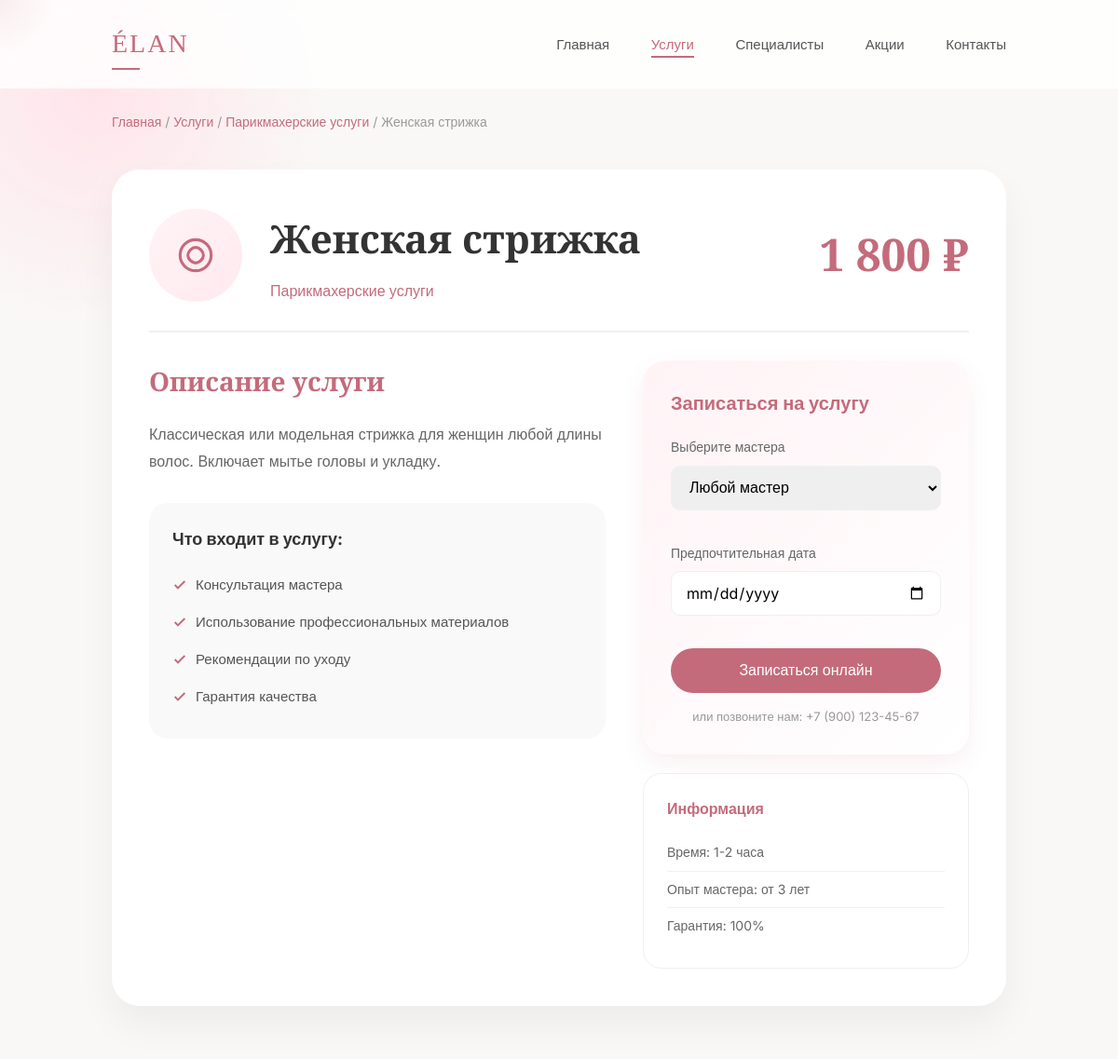
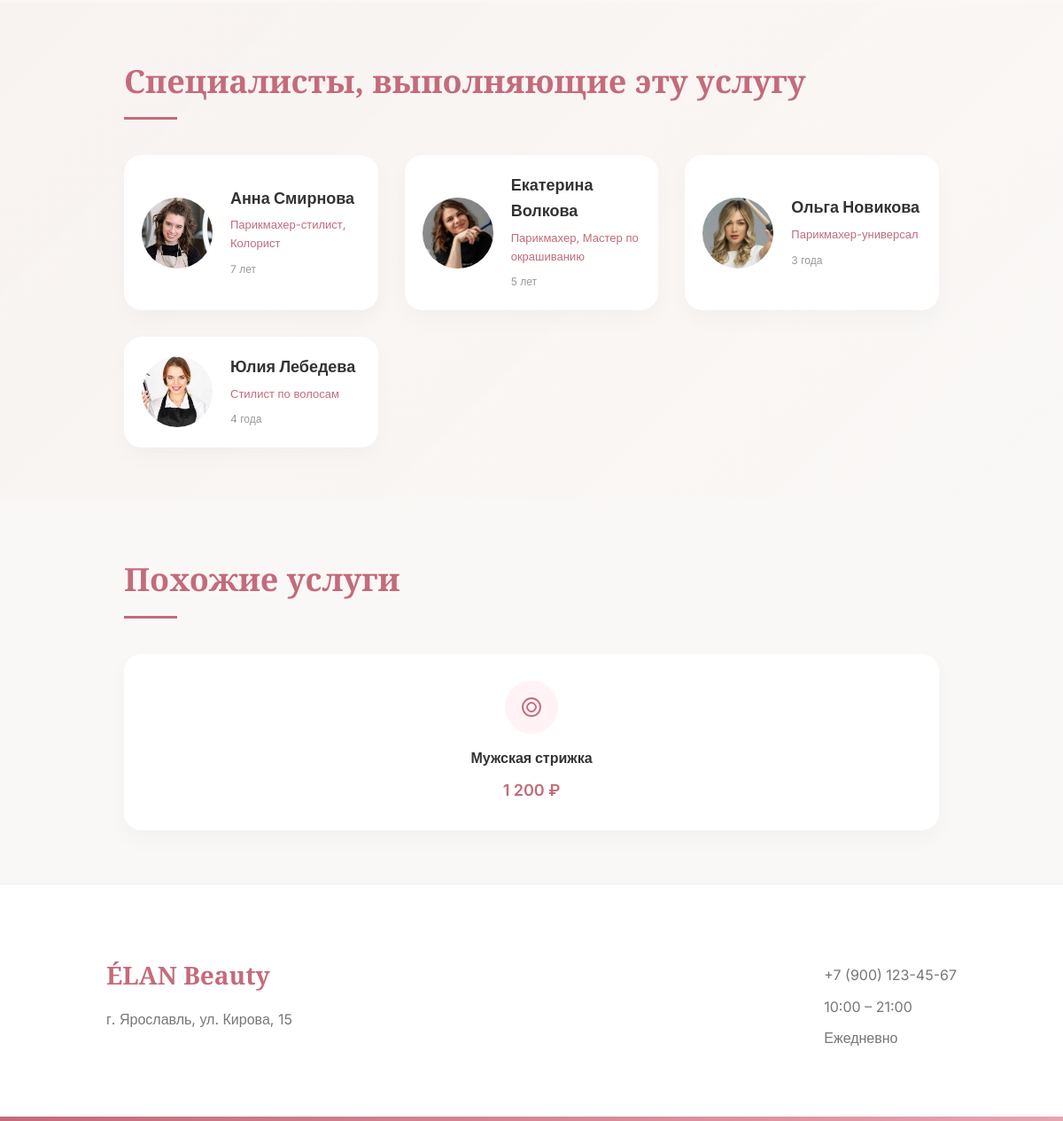
Screenshot of /service.php?id=1 with the database file from the repository (2 pictures, top to bottom).
### tables this page shows
CREATE TABLE `services` (
  `id` int(11) NOT NULL,
  `name` varchar(255) NOT NULL,
  `description` text DEFAULT NULL,
  `price` decimal(10,2) NOT NULL,
  `category` varchar(100) DEFAULT NULL
);

CREATE TABLE `specialists` (
  `id` int(11) NOT NULL,
  `name` varchar(255) NOT NULL,
  `specialization` varchar(255) DEFAULT NULL,
  `experience` int(11) DEFAULT NULL,
  `photo` varchar(255) DEFAULT NULL
);

### service.php (the view, shortened to what this page needs)
<?php
require_once 'config.php';
$service_id = isset($_GET['id']) ? (int)$_GET['id'] : 0;
$stmt = $pdo->prepare("SELECT * FROM services WHERE id = ?");
$stmt->execute([$service_id]);
$service = $stmt->fetch();
$stmt = $pdo->prepare("
    SELECT s.* FROM specialists s
    JOIN service_specialist ss ON s.id = ss.specialist_id
    WHERE ss.service_id = ?
    ORDER BY s.name
");
$stmt->execute([$service_id]);
$specialists = $stmt->fetchAll();
$stmt = $pdo->prepare("
    SELECT * FROM services
    WHERE category = ? AND id != ?
    LIMIT 3
");
$stmt->execute([$service['category'], $service_id]);
$similar_services = $stmt->fetchAll();
function formatPrice($price) {
    return number_format($price, 0, '', ' ') . ' ₽';
}
function getServiceIcon($category) {
    switch ($category) {
        case 'Парикмахерские услуги':
            return '<svg viewBox="0 0 24 24" fill="none" stroke="currentColor" stroke-width="1.5"><path d="M12 8c-2 0-4 2-4 4s2 4 4 4 4-2 4-4-2-4-4-4z"/><path d="M20 12c0 4.4-3.6 8-8 8s-8-3.6-8-8 3.6-8 8-8 8 3.6 8 8z"/></svg>';
    }
}
?>
<!DOCTYPE html>
<html lang="ru">
<head>
    <link rel="stylesheet" href="css/common.css">
    <link rel="stylesheet" href="css/service.css">
</head>
<body>
    <div class="cursor"></div>
    <header>
        <div class="logo">ÉLAN</div>
        <nav>
            <a href="index.php">Главная</a>
            <a href="services.php" class="active">Услуги</a>
            <a href="specialists.php">Специалисты</a>
            <a href="promotions.php">Акции</a>
            <a href="contacts.php">Контакты</a>
        </nav>
    </header>
    <div class="breadcrumbs">
        <a href="index.php">Главная</a> /
        <a href="services.php">Услуги</a> /
        <a href="services.php?category=<?= urlencode($service['category']) ?>"><?= htmlspecialchars($service['category']) ?></a> /
        <span><?= htmlspecialchars($service['name']) ?></span>
    </div>
    <section class="service-detail">
        <div class="service-container">
            <div class="service-header">
                <div class="service-icon-large">
                    <?= getServiceIcon($service['category']) ?>
                </div>
                <div class="service-title-section">
                    <h1 class="service-title"><?= htmlspecialchars($service['name']) ?></h1>
                    <p class="service-category"><?= htmlspecialchars($service['category']) ?></p>
                </div>
                <div class="service-price-large">
                    <?= formatPrice($service['price']) ?>
                </div>
            </div>
            <div class="service-content">
                <div class="service-description-section">
                    <h2>Описание услуги</h2>
                    <p class="service-full-description"><?= nl2br(htmlspecialchars($service['description'])) ?></p>
                    <div class="service-features">
                        <h3>Что входит в услугу:</h3>
                        <ul>
                            <li>Консультация мастера</li>
                            <li>Использование профессиональных материалов</li>
                            <li>Рекомендации по уходу</li>
                            <li>Гарантия качества</li>
                        </ul>
                    </div>
                </div>
                <div class="service-sidebar">
                    <div class="booking-card">
                        <h3>Записаться на услугу</h3>
                        <form action="booking.php" method="GET" class="quick-booking">
                            <div class="form-group">
                                <label>Выберите мастера</label>
                                <select name="specialist_id" required>
                                    <option value="">Любой мастер</option>
                                </select>
                            </div>
                            <div class="form-group">
                                <label>Предпочтительная дата</label>
                                <input type="date" name="date" min="<?= date('Y-m-d') ?>" required>
                            </div>
                            <button type="submit" class="btn-primary btn-block">Записаться онлайн</button>
                        </form>
                        <p class="booking-note">или позвоните нам: +7 (900) 123-45-67</p>
                    </div>
                    <div class="service-info-card">
                        <h4>Информация</h4>
                        <ul>
                            <li>Время: 1-2 часа</li>
                            <li>Опыт мастера: от 3 лет</li>
                            <li>Гарантия: 100%</li>
                        </ul>
                    </div>
                </div>
            </div>
        </div>
    </section>
    <?php if (!empty($specialists)): ?>
    <section class="service-specialists">
        <div class="container">
            <h2>Специалисты, выполняющие эту услугу</h2>
            <div class="specialists-grid">
                <?php foreach ($specialists as $specialist): ?>
                    <a href="specialist.php?id=<?= $specialist['id'] ?>" class="specialist-card-mini">
                        <div class="specialist-mini-image">
                            <?php if ($specialist['photo'] && file_exists($specialist['photo'])): ?>
                                <img src="<?= htmlspecialchars($specialist['photo']) ?>" alt="<?= htmlspecialchars($specialist['name']) ?>">
                            <?php else: ?>
                                <div class="specialist-mini-placeholder">
                                    <?= mb_substr($specialist['name'], 0, 1) ?>
                                </div>
                            <?php endif; ?>
                        </div>
                        <div class="specialist-mini-info">
                            <h4><?= htmlspecialchars($specialist['name']) ?></h4>
                            <p><?= htmlspecialchars($specialist['specialization']) ?></p>
                            <span class="experience"><?= $specialist['experience'] ?> <?= getYearWord($specialist['experience']) ?></span>
                        </div>
                    </a>
                <?php endforeach; ?>
            </div>
        </div>
    </section>
    <?php endif; ?>
    <?php if (!empty($similar_services)): ?>
    <section class="similar-services">
        <div class="container">
            <h2>Похожие услуги</h2>
            <div class="similar-grid">
                <?php foreach ($similar_services as $similar): ?>
                    <a href="service.php?id=<?= $similar['id'] ?>" class="similar-card">
                        <div class="similar-icon">
                            <?= getServiceIcon($similar['category']) ?>
                        </div>
                        <h4><?= htmlspecialchars($similar['name']) ?></h4>
                        <p class="similar-price"><?= formatPrice($similar['price']) ?></p>
                    </a>
                <?php endforeach; ?>
            </div>
        </div>
    </section>
    <?php endif; ?>
    <footer>
        <div>
            <h3>ÉLAN Beauty</h3>
            <p>г. Ярославль, ул. Кирова, 15</p>
        </div>
        <div>
            <p>+7 (900) 123-45-67</p>
            <p>10:00 – 21:00</p>
            <p>Ежедневно</p>
        </div>
    </footer>
</body>
</html>
<?php
function getYearWord($years) {
    $years = $years % 100;
    $last = $years % 10;
    if ($last >= 2 && $last <= 4) return 'года';
    return 'лет';
}
?>

### css/common.css (style rules this page uses)
* { margin: 0; padding: 0; box-sizing: border-box; }
body { font-family: 'Inter', sans-serif; background: #faf8f6; color: #333; overflow-x: hidden; line-height: 1.6; }
a { text-decoration: none; color: inherit; }
nav a { color: #555; }
body::before { content: ""; position: fixed; width: 500px; height: 500px; background: radial-gradient(circle, #ffe4ea, transparent 70%); top: -150px; left: -150px; z-index: -1; animation: float 20s infinite alternate; }
body::after { content: ""; position: fixed; width: 400px; height: 400px; background: radial-gradient(circle, #fff0e6, transparent 70%); bottom: -150px; right: -150px; z-index: -1; animation: float 15s infinite alternate-reverse; }
.cursor { position: fixed; width: 120px; height: 120px; border-radius: 50%; background: radial-gradient(circle, rgba(196, 107, 123, 0.1), transparent 70%); pointer-events: none; transform: translate(-50%, -50%); z-index: 9999; transition: width 0.3s, height 0.3s; }
header { position: fixed; top: 0; width: 100%; padding: 25px 10%; display: flex; justify-content: space-between; align-items: center; background: rgba(255, 255, 255, 0.8); backdrop-filter: blur(10px); z-index: 100; transition: padding 0.3s; }
.logo { font-family: 'Playfair Display', serif; font-size: 28px; letter-spacing: 2px; color: #c46b7b; position: relative; }
.logo::after { content: ''; position: absolute; bottom: -5px; left: 0; width: 30px; height: 2px; background: #c46b7b; transition: width 0.3s; }
nav a { margin-left: 40px; text-decoration: none; color: #555; font-size: 15px; font-weight: 500; position: relative; transition: color 0.3s; }
nav a::after { content: ''; position: absolute; bottom: -5px; left: 0; width: 0; height: 2px; background: #c46b7b; transition: width 0.3s; }
nav a.active { color: #c46b7b; }
nav a.active::after { width: 100%; }
footer { background: #fff; padding: 80px 10%; display: flex; justify-content: space-between; flex-wrap: wrap; gap: 40px; border-top: 1px solid #eee; position: relative; overflow: hidden; }
footer::before { content: ''; position: absolute; bottom: 0; left: 0; width: 100%; height: 5px; background: linear-gradient(to right, #c46b7b, #e6a4b0); }
footer h3 { font-family: 'Playfair Display', serif; font-size: 28px; color: #c46b7b; margin-bottom: 15px; }
footer p { color: #777; margin-top: 10px; font-size: 16px; }
.container { max-width: 1200px; margin: 0 auto; padding: 0 20px; }
.btn-primary { padding: 15px 35px; background: #c46b7b; color: white; border: none; border-radius: 50px; font-size: 16px; font-weight: 500; cursor: pointer; transition: all 0.3s; text-decoration: none; display: inline-block; }
.btn-block { width: 100%; }
.breadcrumbs { padding: 120px 10% 20px; color: #999; font-size: 14px; }
.breadcrumbs a { color: #c46b7b; text-decoration: none; }
.form-group { margin-bottom: 20px; }
.form-group label { display: block; margin-bottom: 8px; color: #666; font-size: 14px; }
.form-group input, .form-group select, .form-group textarea { width: 100%; padding: 12px 15px; border: 1px solid #f0f0f0; border-radius: 10px; font-size: 16px; font-family: 'Inter', sans-serif; transition: all 0.3s; }

### rows the page displays
services: category "Парикмахерские услуги", name "Женская стрижка", price "1 800 ₽", description "Классическая или модельная стрижка для женщин любой длины волос. Включает мытье головы и укладку."
specialists: photo (picture), name "Анна Смирнова", specialization "Парикмахер-стилист, Колорист", experience "7", experience "лет"
specialists: photo (picture), name "Екатерина Волкова", specialization "Парикмахер, Мастер по окрашиванию", experience "5", experience "лет"
specialists: photo (picture), name "Ольга Новикова", specialization "Парикмахер-универсал", experience "3", experience "года"
specialists: photo (picture), name "Юлия Лебедева", specialization "Стилист по волосам", experience "4", experience "года"
services: name "Мужская стрижка", price "1 200 ₽"
